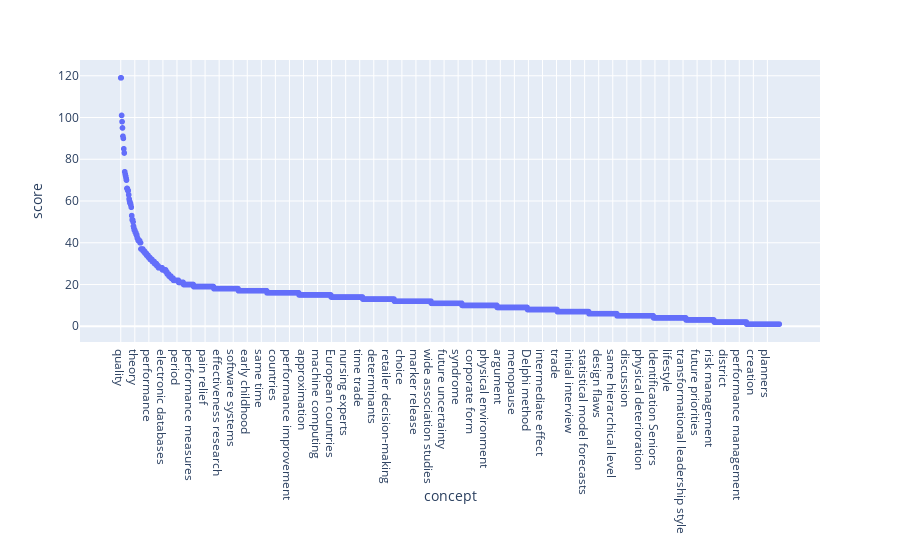

Notebook source saved alongside this figure:
### Code cell
px.scatter(df_by_year.query("year==2013"), x="concept", y="score")

### Figure 1 — Plotly figure (JSON) as saved in the notebook; plotly's stock layout.template omitted (floating-point values rounded to 4 significant figures; data arrays with more than 128 entries replaced by an {"elided": "..."} marker saying what was removed)
{"data": [{"hoverlabel": {"namelength": 0}, "hovertemplate": "concept=%{x}<br>score=%{y}", "legendgroup": "", "marker": {"color": "#636efa", "symbol": "circle"}, "mode": "markers", "name": "", "showlegend": false, "type": "scattergl", "uid": "8610f628-6fde-4839-986c-5eccf767d2c3", "x": {"elided": "1500 str values"}, "xaxis": "x", "y": {"elided": "1500 int values"}, "yaxis": "y"}], "layout": {"autosize": true, "grid": {"xaxes": ["x"], "xgap": 0.1, "xside": "bottom", "yaxes": ["y"], "ygap": 0.1, "yside": "left"}, "legend": {"tracegroupgap": 0}, "margin": {"t": 60}, "xaxis": {"autorange": true, "range": [-89.45, 1588.0], "title": {"text": "concept"}, "type": "category"}, "yaxis": {"autorange": true, "range": [-7.604, 127.6], "title": {"text": "score"}, "type": "linear"}}}
